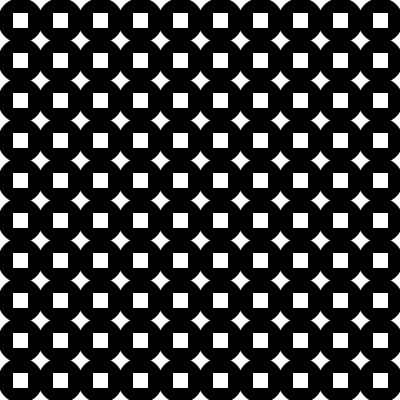
Frame 1 (no input)
Frame 60 (the mouse pressed at the canvas centre just before this capture): identical to frame 1, image omitted
Frame 120 (the mouse held since frame 60 and released just before this capture): identical to frame 1, image omitted

The Processing sketch that drew this single still picture (run headless with seeded random() and noise(); from frame 60 on, the mouse is pressed at the canvas centre):

// Processing sketch: tudor
// ── tudor.pde

//Agustina Gil Tudor

void setup() {

  size(400, 400);
  rectMode(CENTER);  //MOD
}

void draw() {

  background(255);

  for (int i=10; i<400; i+=40) {

    for (int c=10; c<400; c+=40) {
      
      //MOD
      //float d = dist(i+10, 0, 200, 0 );
      //float m = map( d, 0, 200, 0, 255 );
      //fill( m );
      //stroke( m );
      fill(0);
      strokeWeight(5);
      ellipse(i+10,c+10, 40, 40);

      fill(255);
      //strokeWeight(3);
      rect(i+10,c+10, 20, 20);
      //rect(i+10,c+10, 20, 20);  //MOD

    }

  }

}
